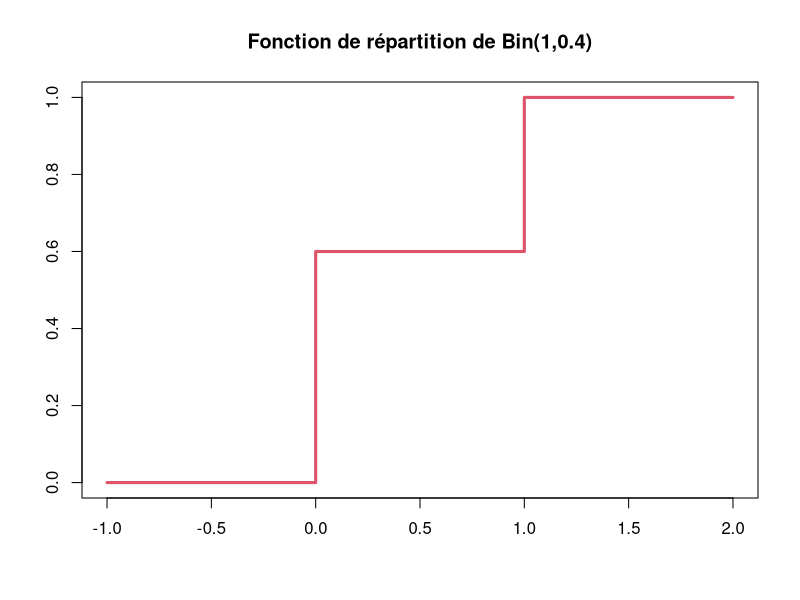
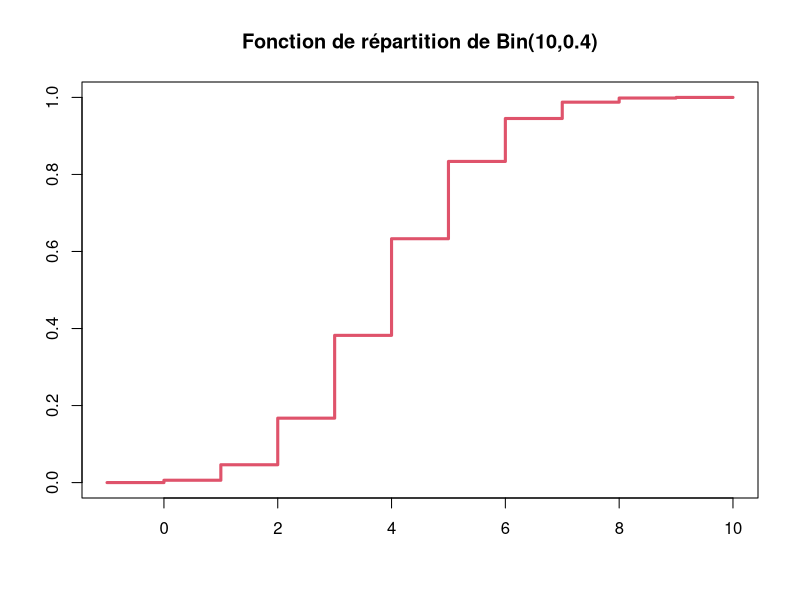
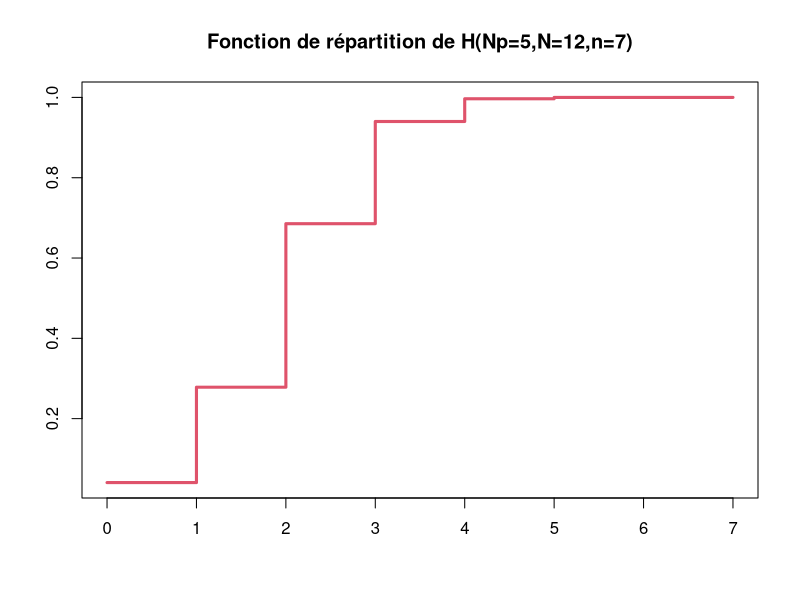
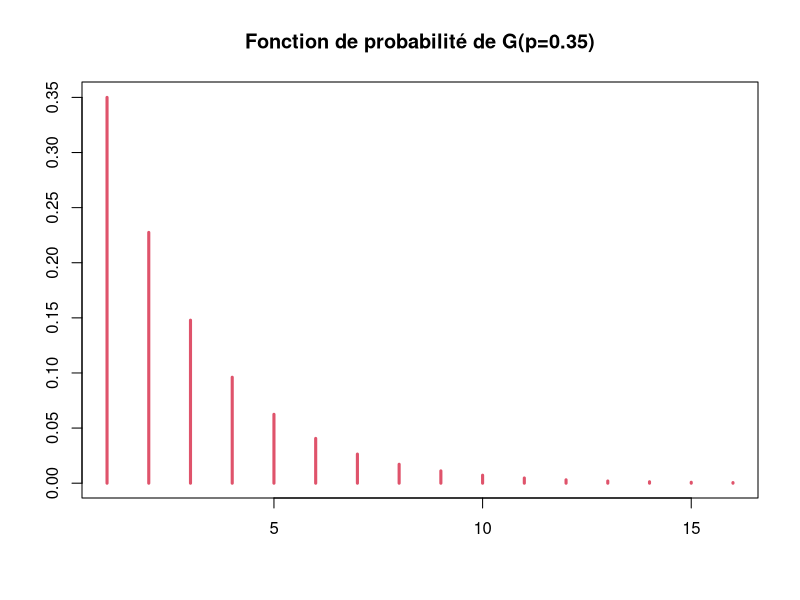
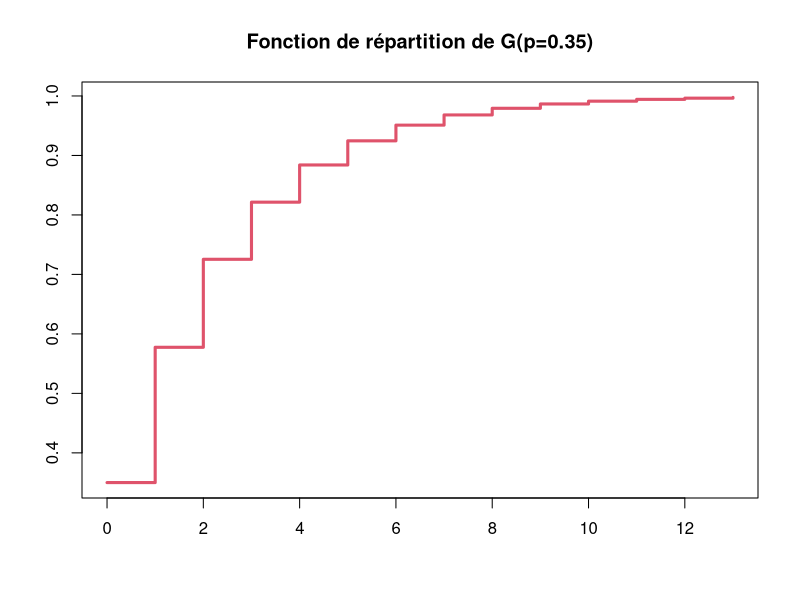
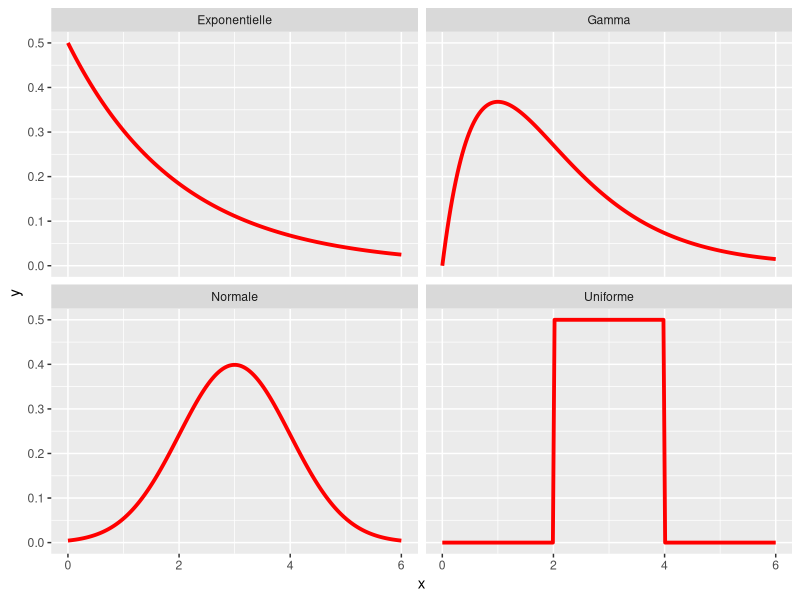
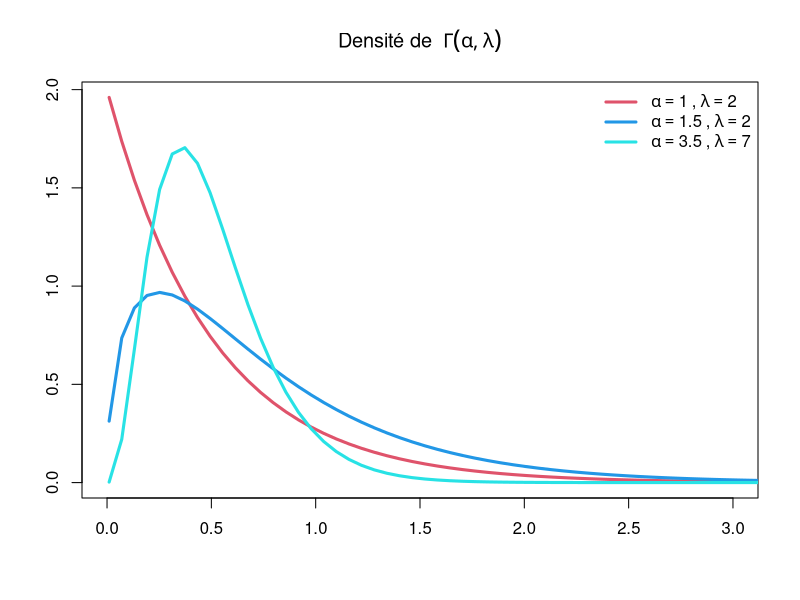

The R source for these figures, in order:
#########################################
#   Lois usuelles discrètes
########################################

# Loi de Bernoulli

# génération de 100 réalisations B(1,0.4)
X=rbinom(100,1,0.4)
X[1:10]

# fonction de répartition

plot(-1:2, pbinom(-1:2, size = 1, prob = 0.4), type="s",lwd=3, xlab="",
     ylab="", col=2, main = "Fonction de répartition de Bin(1,0.4)")

# Loi binômiale

# génération de 100 réalisations B(10,0.4)
X=rbinom(100,10,0.4)
X[1:10]

# fonction de répartition

plot(-1:10, pbinom(-1:10, size = 10, prob = 0.4), type="s",lwd=3, xlab="",
     ylab="", col=2, main = "Fonction de répartition de Bin(10,0.4)")

# loi hypergéométrique

# génération de 100 réalisations H(Np=5,N=12,n=7)
X=rhyper(100,5,12,7)
X[1:10]

# fonction de répartition

plot(0:7, phyper(0:7,5,12,7), type="s",lwd=3, xlab="",
     ylab="", col=2, main = "Fonction de répartition de H(Np=5,N=12,n=7)")

# loi géométrique

# génération de 100 réalisations G(p=0.35)
# Sous R, le support de X est 0,1,2,...
X=rgeom(100,0.35)+1
X[1:10]

# La densité

plot(dgeom(0:15,0.35), type="h", lwd=3, xlab="",
     ylab="", col=2, main = "Fonction de probabilité de G(p=0.35)")

# fonction de répartition

plot(0:13, pgeom(0:13,0.35), type="s",lwd=3, xlab="",
     ylab="", col=2, main = "Fonction de répartition de G(p=0.35)")

#################################################
#     lois usuelles continues
################################################

# install.packages("ggplot2")
library(ggplot2)

x <- seq(from = 0, to = 6, length.out = 200) # Define the density domains
ylim <- c(0, 0.6)

#######
df <- rbind(
  data.frame(x = x, dist_name = "Uniforme"  , y = dunif(x, min   = 2, max = 4)),
  data.frame(x = x, dist_name = "Normale"     , y = dnorm(x, mean  = 3, sd = 1)),
  data.frame(x = x, dist_name = "Exponentielle", y = dexp(x, rate  = 1 / 2)),
  data.frame(x = x, dist_name = "Gamma"      , y = dgamma(x, shape = 2, rate = 1)) )

############
ggplot(data = df, aes(x = x, y = y)) +
  geom_line(size=1.3, color="red") +
  facet_wrap(~dist_name)+theme(plot.title=element_text(size=20,face="bold"))

#################################
#   Loi normale
#################################

# Fonction de répartition (loi normale standard)

# P(X <= 1.65)

pnorm(1.65)

# P(X > 1.65)

pnorm(1.65, lower.tail = FALSE)

# ou encore

1-pnorm(1.65)

# P(X<= -1.25)

pnorm(-1.25)

# P(|X| <= 1.65)= 2*phi(1.65)-1

2*pnorm(1.65) - 1

# loi normale quelconque X~N(m,sigma)

# P(X<=2.3)=?  avec X~N(1.5,sigma=0.5)

pnorm(2.3,mean=1.5,sd=0.5)


#  Quantiles: q? tel que P(X <= q)=p
# qnorm(p)

qnorm(0.05, mean=0, sd=1)  # quantile de alpha=5% pour loi normale standard

qnorm(0.95)    # quantile de alpha=95% pour loi normale standard

qnorm(0.05,lower.tail = FALSE)  # quantile de 1-0.05 (loi normale standard)

qnorm(0.95, 2,0.5)  # quantile de 95% pour la loi N(2,0.5)

########################################
#  Table de la loi normale standard
#######################################
x=seq(0,3.5,by=0.1)
y=seq(0,0.09,by=0.01)
Tab=outer(x,y,"+")
Tab=pnorm(Tab)
colnames(Tab)=as.character(seq(0,0.09,by=0.01))
rownames(Tab)=as.character(seq(0,3.5,by=0.1))

head(Tab)  # afficher les six premières lignes

Tab["1.6", "0.05"]  # phi(1.65)

############################################
#  Fonction Gamma
##########################################

# gamma(4)

gamma(4)

# gamma(5/2)

gamma(5/2)

3*sqrt(pi)/4

############################################
#   Loi Gamma
############################################

alpha=c(1,1.5,3.5); lambda=c(2,2,7); cc=c(4,5)
xx=seq(0.01,6,len=100)
plot(xx,dgamma(xx,alpha[1], rate=lambda[1]), col=2, lwd=3,xlab="",
     ylab="", type="l", xlim=c(0,3),
     main=expression("Densité de "~ Gamma(alpha,lambda)))
for(i in 2:3){
  lines(xx, dgamma(xx,alpha[i],rate=lambda[i]), col=cc[(i-1)], lwd=3)
}
legend("topright", c(expression(alpha==1 ~"," ~ lambda==2),
                   expression(alpha==1.5 ~"," ~ lambda==2),
                   expression(alpha==3.5 ~"," ~ lambda==7)),bty="n",
                   lty=1, lwd=3, col=c(2,4,5))
